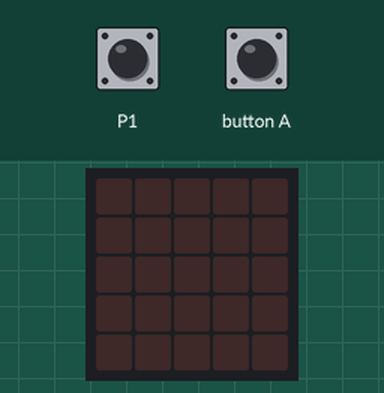
Bench run of a program on a simulated BBC micro:bit (MakeCode). On the bench: the board's 5×5 LED display. Inputs (shaded band) come from the test bench; at power-on: P1 LOW.

Above: at 1.2 s.
1.3 s: P1 pulled HIGH for 0.15 s
At 1.7 s:
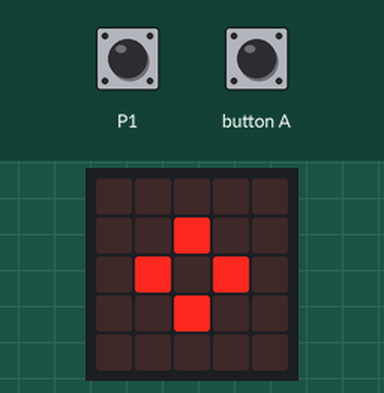
4.4 s: button A pressed for 1 s
At 6.1 s:
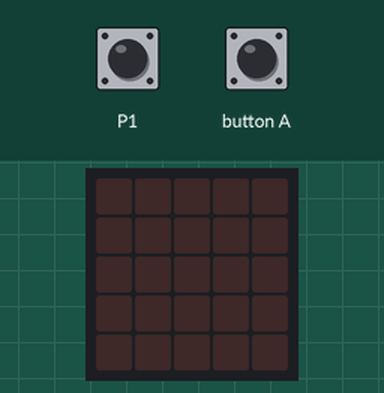
6.9 s: P1 pulled HIGH for 1 s
At 7.9 s:
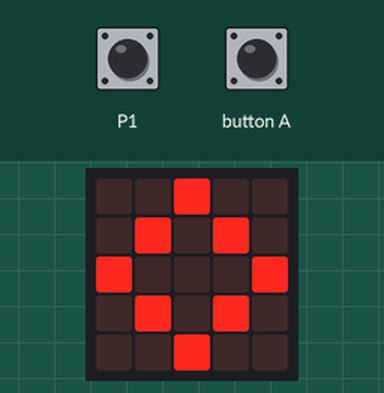
10.9 s: button A pressed for 3.2 s
At 12.7 s:
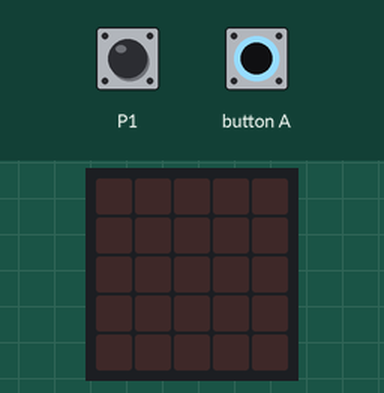
Timing chart, 0 to 14.2 s (numbered marks = the images above; inputs shaded):
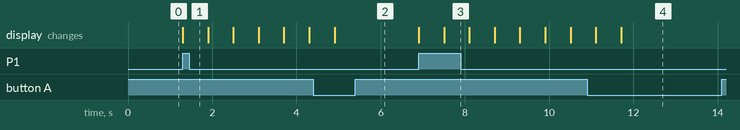

The program:

main.ts
```typescript
let etat_actuel = 0
let etta_passer = 0
basic.forever(function () {
    etat_actuel = pins.digitalReadPin(DigitalPin.P1)
    while (etat_actuel != etta_passer) {
        basic.showIcon(IconNames.SmallDiamond)
        basic.showIcon(IconNames.Diamond)
        if (input.buttonIsPressed(Button.A)) {
            etat_actuel = 0
            basic.clearScreen()
        }
    }
})
```

test.ts
```typescript
// les tests vont ici ; cela ne sera pas compilé si ce paquet est utilisé en tant qu'extension.
```

Measured:
- after the input at 1.3 s, the display: changes at once (image 1)
- after the input at 4.4 s, the display: changes after 0.50 s (image 2)
- after the input at 6.9 s, the display: first changes at once (image 3 shows a later state)
- after the input at 10.9 s, the display: first differs from a run without the input after 0.81 s (image 4)
